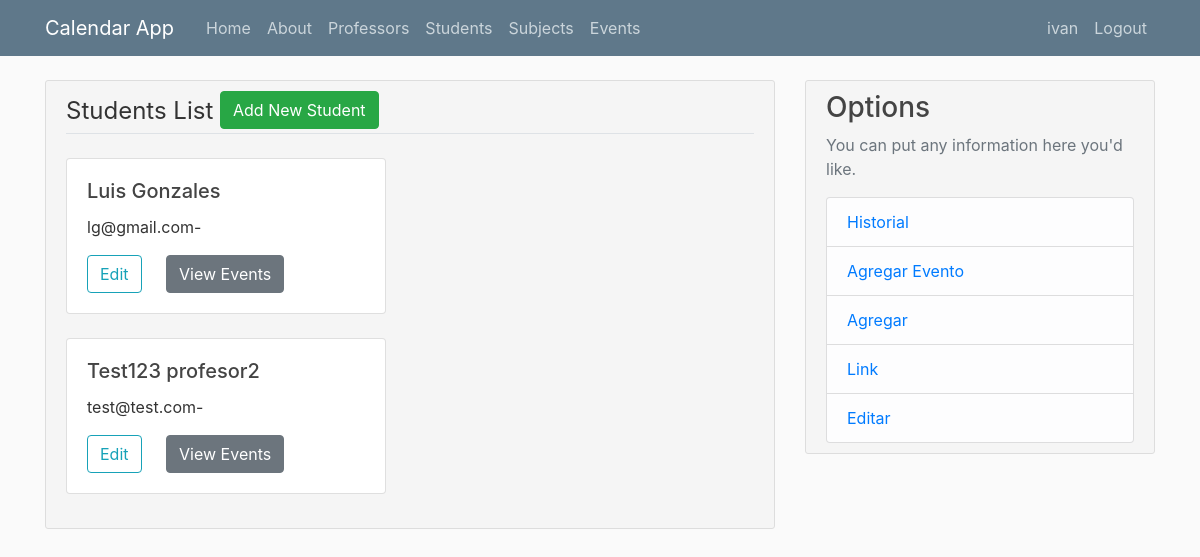
/students (signed in), run on the app's committed database.
### flaskcalendar/models.py (models this page shows, shortened)
class User(db.Model, UserMixin):
    id = db.Column(db.Integer, primary_key=True)
    username = db.Column(db.String(20), unique=True, nullable=False)
    email = db.Column(db.String(120), unique=True, nullable=False)
    image_file = db.Column(db.String(20), nullable=False, default='default.jpg')
    password = db.Column(db.String(60), nullable=False)
    events = db.relationship('Event', backref='author', lazy=True, cascade="all, delete-orphan")
    professors = db.relationship('Professor', backref='author', lazy=True, cascade="all, delete-orphan")
    students = db.relationship('Student', backref='author', lazy=True, cascade="all, delete-orphan")
    subjects = db.relationship('Subject', backref='author', lazy=True, cascade="all, delete-orphan")
    history = db.relationship('History', backref='author', lazy=True, cascade="all, delete-orphan")

class Student(db.Model):
    id = db.Column(db.Integer, primary_key=True)
    name = db.Column(db.String(100), nullable=False)
    last_name = db.Column(db.String(100), nullable=False)
    email = db.Column(db.String(120), nullable=True)
    phone = db.Column(db.Integer, nullable=True)
    events = db.relationship('Event', backref='student', lazy=True, cascade="all, delete-orphan")
    author_id =  db.Column(db.Integer, db.ForeignKey('user.id'), nullable=False)
    def fullName(self):
        return f"{self.name} {self.last_name}"

### flaskcalendar/students/routes.py (the view)
@studentsAPP.route("/students")
def students():
    studentsList = []
    if current_user.is_authenticated:
        studentsList = Student.query.filter_by(author_id=current_user.id)
    return render_template('students/students.html', sList = studentsList)

### flaskcalendar/models.py (called while the page is built)
@login_manager.user_loader
def load_user(user_id):
    return User.query.get(int(user_id))

### flaskcalendar/templates/students/students.html
{% extends "layout.html" %}
{% block content %}
<div class="content-section">
  <legend class='border-bottom mb-4'>
    Students List
    {% if current_user.is_authenticated %}
    <a class="btn btn-success mb-1 align-text-right" href="{{url_for('students.add_student')}}">Add New Student</a>
    {% endif %}
  </legend>
  {% for instance in sList %}
    <div class="card" style="width: 20rem;">
      <div class="card-body">
        <h5 class="card-title">{{instance.fullName()}} </h5>
        <p class="card-text">{{instance.email}}-{{instance.phone}}</p>
        <a href="{{url_for('students.edit_student',Student=instance.id)}}" class="card-link btn btn-outline-info">Edit</a>
        <a href="{{url_for('students.student',id=instance.id)}}" class="card-link btn btn-secondary">View Events</a>
      </div>
    </div>
    <br>
    {% endfor %}
</div>
{% endblock content %}

### flaskcalendar/templates/layout.html (shortened to what this page needs)
<!DOCTYPE html>
<html>
<head>
    <link rel="stylesheet" href="{{url_for('static',filename='css/bootstrap.min.css')}}" >
    <link rel="stylesheet" href="{{url_for('static',filename='css/main.css')}}" >
</head>
<body>
    <header class="site-header">
      <nav class="navbar navbar-expand-md navbar-dark bg-steel fixed-top">
        <div class="container">
          <a class="navbar-brand mr-4" href="{{url_for('main.home')}}">Calendar App</a>
          <div class="collapse navbar-collapse" id="navbarToggle">
            <div class="navbar-nav mr-auto">
              <a class="nav-item nav-link" href="{{url_for('main.home')}}">Home</a>
              <a class="nav-item nav-link" href="{{url_for('main.about')}}">About</a>
              <a class="nav-item nav-link" href="{{url_for('professors.professors')}}">Professors</a>
              <a class="nav-item nav-link" href="{{url_for('students.students')}}">Students</a>
              <a class="nav-item nav-link" href="{{url_for('subjects.subjects')}}">Subjects</a>
              <a class="nav-item nav-link" href="{{url_for('events.events')}}">Events</a>
            </div>
            <div class="navbar-nav">
              {% if current_user.is_authenticated %}
                <a class="nav-item nav-link" href="{{url_for('users.account')}}">{{ current_user.username }}</a>
                <a class="nav-item nav-link" href="{{url_for('users.logout')}}">Logout</a>
              {% else %}
                <a class="nav-item nav-link" href="{{url_for('users.login')}}">Login</a>
                <a class="nav-item nav-link" href="{{url_for('users.register')}}">Register</a>
              {% endif %}
            </div>
          </div>
        </div>
      </nav>
    </header>
        <main role="main" class="container">
          <div class="row">
            <div class="col-md-8">
            {% block content %}
            {% endblock %}
            </div>
            <div class="col-md-4">
              <div class="content-section">
                <h3>Options</h3>
                <p class='text-muted'>You can put any information here you'd like.
                  <ul class="list-group">
                    <li class="list-group-item list-group-item-light"><a  href="{{ url_for('main.history') }}">Historial</a></li>
                    <li class="list-group-item list-group-item-light"><a href="{{ url_for('events.create_event') }}">Agregar Evento</a></li>
                    <li class="list-group-item list-group-item-light"><a href="{{ url_for('main.add') }}">Agregar</a></li>
                    <li class="list-group-item list-group-item-light"><a href="{{ url_for('main.link') }}">Link</a></li>
                    <li class="list-group-item list-group-item-light"><a href="{{url_for('main.edit') }}">Editar</a></li>
                  </ul>
              </div>
            </div>
          </div>
        </main>
</body>
</html>

### flaskcalendar/static/css/main.css (style rules this page uses)
body { background: #fafafa; color: #333333; margin-top: 5rem; }
h1, h2, h3, h4, h5, h6 { color: #444444; }
.bg-steel { background-color: #5f788a; }
.site-header .navbar-nav .nav-link { color: #cbd5db; }
.content-section { background-color: #f5f5f5; padding: 10px 20px; border: 1px solid #dddddd; border-radius: 3px; margin-bottom: 20px; }

### data on the page
User: username "ivan"
Student: fullName "Luis Gonzales", email "lg@gmail.com"
Student: fullName "Test123 profesor2", email "test@test.com"
